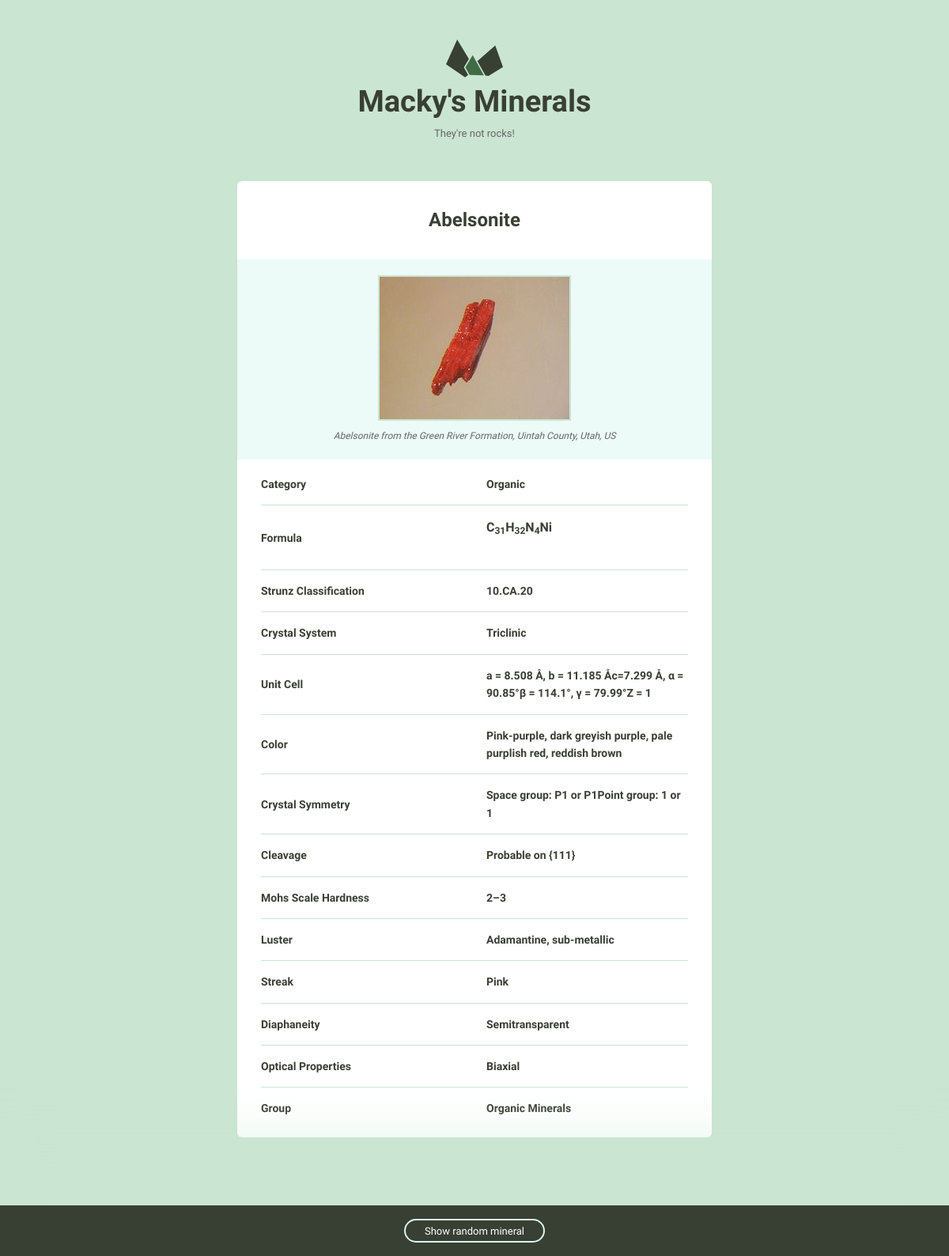
/minerals/1/, run on the app's committed database.
### minerals/models.py (models this page shows, shortened)
class Mineral(models.Model):
    name = models.CharField(max_length=255, null=True)
    image_filename = models.CharField(max_length=255, null=True)
    image_caption = models.CharField(max_length=255, null=True)
    category = models.CharField(max_length=255, null=True)
    formula = models.CharField(max_length=255, null=True)
    strunz_classification = models.CharField(max_length=255, null=True)
    crystal_system = models.CharField(max_length=255, null=True)
    unit_cell = models.CharField(max_length=255, null=True)
    color = models.CharField(max_length=255, null=True)
    crystal_symmetry = models.CharField(max_length=255, null=True)
    cleavage = models.CharField(max_length=255, null=True)
    mohs_scale_hardness = models.CharField(max_length=255, null=True)
    luster = models.CharField(max_length=255, null=True)
    streak = models.CharField(max_length=255, null=True)
    diaphaneity = models.CharField(max_length=255, null=True)
    optical_properties = models.CharField(max_length=255, null=True)
    refractive_index = models.CharField(max_length=255, null=True)
    crystal_habit = models.CharField(max_length=255, null=True)
    specific_gravity = models.CharField(max_length=255, null=True)
    group = models.CharField(max_length=255, null=True)
    def get_all_fields(self):
        fields = []
        excluded_fields = ('id', 'status', 'workshop', 'user', 'complete', 'name', 'image',
                           'image_filename', 'image_caption')
        for f in self._meta.fields:
            fname = f.name
            get_choice = 'get_' + fname + '_display'
            if hasattr(self, get_choice):
                value = getattr(self, get_choice)()
            else:
                try:
                    value = getattr(self, fname)
                except AttributeError:
                    value = None
            if f.editable and value and f.name not in excluded_fields:
                fields.append(
                    {
                        'label': f.verbose_name.title(),
                        'name': f.name,
                        'value': value,
                    }
                )
        return fields

### minerals/views.py (the view)
# urls.py: url(r'(?P<pk>\d+)/$', views.detail, name='detail'),
def detail(request, pk):
    mineral = get_object_or_404(Mineral, pk=pk)
    return render(request, 'minerals/detail.html', {'mineral':mineral})

### minerals/templatetags/mineral_extras.py (called while the page is built)
@register.inclusion_tag('minerals/logo_header.html')
def logo_header():
    return {}

@register.inclusion_tag('minerals/random_mineral.html')
def random_mineral():
    return { "mineral": random.choice(Mineral.objects.all())}

@register.filter('markdown_to_html')
def markdown_to_html(markdown_text):
    html_body = markdown2.markdown(markdown_text)
    return html_body

### minerals/templates/minerals/detail.html (shortened to what this page needs)
{% extends 'minerals/layout.html' %}
{% load static %}
{% load mineral_extras %}
{% block content %}
  <div class="bounds bounds--small">
{% logo_header %}
    <div class="grid-100 mineral__container">
      <h1 class="mineral__name">{{ mineral.name }}</h1>
      <div class="mineral__image-bg">
        <img class="mineral__image" src="{% static mineral.image_filename %}">
        <p class="mineral__caption">{{ mineral.image_caption }}</p  >
      </div>
      <div class="mineral__table-container">
        <table class="mineral__table">
        {% for field in mineral.get_all_fields %}
            {% if field.name == 'category' %}
                <tr>
                    <td class="mineral__category">{{ field.label }}</td>
                    <td class="mineral__category">{{ field.value  }}</td>
                </tr>
            {% elif field.name == 'formula' %}
                <tr>
                    <td class="mineral__category">{{ field.label }}</td>
                    <td class="mineral__category">{{ field.value | markdown_to_html | safe }}</td>
                </tr>
            {% else %}
                <tr>
                    <td class="mineral__category">{{ field.label }}</td>
                    <td class="mineral__category">{{ field.value }}</td>
                </tr>
            {% endif %}
        {% endfor %}
        </table>
      </div>
    </div>
  </div>
{% endblock %}

### minerals/templates/minerals/layout.html (shortened to what this page needs)
{% load static %}
{% load mineral_extras %}
<!DOCTYPE html>
<html lang="en">
<head>
    <link rel="stylesheet" href="{% static "css/global.css" %}">
</head>
<body>
    {% block content %}
     {% endblock %}
{% random_mineral %}
</body>
</html>

### minerals/templates/minerals/logo_header.html (shortened to what this page needs)
  <div class="grid-100">
      <a href="{% url "minerals:list" %}">
        <h1 class="logo__name text-centered">Macky's Minerals</h1>
      </a>
      <p class="logo__text text-centered">They're not rocks!</p>
  </div>

### minerals/templates/minerals/random_mineral.html
<div class="minerals__random">
    <a class="minerals__anchor" href="{% url "minerals:detail" pk=mineral.pk %}">Show random mineral</a>
</div>

### minerals/static/css/global.css (style rules this page uses)
html { font-family: sans-serif; -ms-text-size-adjust: 100%; -webkit-text-size-adjust: 100%; }
body { margin: 0; }
a { background-color: transparent; }
h1 { font-size: 2em; margin: 0.67em 0; }
sub { font-size: 75%; line-height: 0; position: relative; vertical-align: baseline; bottom: -0.25em; }
img { border: 0; }
svg:not(:root) { overflow: hidden; }
table { border-collapse: collapse; border-spacing: 0; }
td, th { padding: 0; }
html { font-size: 62.5%; }
body { background-color: #CAE5D2; font-size: 1.5em; line-height: 1.6; font-weight: 400; font-family: "Cousine"; color: #666; }
.bounds { max-width: 800px; margin: 0 auto; padding: 50px 0 150px; overflow: hidden; }
.bounds--small { max-width: 600px; padding: 50px 10px 150px; }
.grid, .grid-5, .grid-10, .grid-15, .grid-20, .grid-25, .grid-30, .grid-33, .grid-35, .grid-40, .grid-45, .grid-50, .grid-55, .grid-60, .grid-65, .grid-66, .grid-70, .grid-75, .grid-80, .grid-90, .grid-95, .grid-100 { float: left; box-sizing: border-box; position: relative; }
.grid-100 { width: 100%; padding: 0 15px; }
h1, h2, h3, h4, h5, h6 { margin-top: 0; margin-bottom: 2rem; font-weight: bold; font-family: "Work Sans", sans-serif; color: #384033; }
h1 { font-size: 3.8rem; }
@media (min-width: 550px) { h1 { font-size: 3.8rem; } }
p { margin-top: 0; font-size: 1.6rem; }
a { color: #689b98; text-decoration: none; -webkit-transition: color 0.2s; -moz-transition: color 0.2s; -ms-transition: color 0.2s; -o-transition: color 0.2s; transition: color 0.2s; }
th, td { padding: 15px; text-align: left; border-bottom: 1px solid #e1e1e1; }
th:first-child, td:first-child { padding-left: 0; }
th:last-child, td:last-child { padding-right: 0; }
table, p, ul { margin-bottom: 2.5rem; }
.text-centered { text-align: center; }
.logo { display: block; fill: #384033; position: relative; margin: 0 auto; width: 72px; }
.logo__name { margin-bottom: 0; }
.logo__text { margin-bottom: 50px; font-size: 13px; }
.minerals__anchor { border: solid 2px #DCF5F2; border-radius: 100px; color: #384033; display: block; font-size: 13px; text-align: center; padding: 8px 0 7px 0; width: 100%; transition: background-color 200ms ease-in-out, font-weight 200ms ease-in-out, color 200ms ease-in-out; }
.minerals__random { background-color: #384033; box-shadow: 0 0 100px 50px #CAE5D2; color: #fff; padding: 20px 0 20px 0; position: fixed; bottom: 0; text-align: center; width: 100%; }
.minerals__random .minerals__anchor { display: inline; color: #fff; padding: 6px 24px 5px 24px; }
.mineral__container { background-color: #fff; border-radius: 6px; list-style: none; padding: 0; text-align: center; }
.mineral__name { display: block; width: 100%; margin: 0; font-size: 24px; padding: 30px 0 30px 0; }
.mineral__image { display: block; margin: 0 auto; border: solid 2px #CAE5D2; }
.mineral__image-bg { background-color: #ecfaf8; padding: 20px 0; }
.mineral__caption { font-size: 12px; font-style: italic; padding: 10px 0 0 0; margin: 0; }
.mineral__table { font-size: 14px; color: #384033; }
.mineral__table td { border-color: #CAE5D2; }
.mineral__table tr:last-of-type td { border-bottom: none; padding-bottom: 0; }
.mineral__table-container { padding: 5px 30px 0; }
.mineral__category { font-weight: bold; width: 40%; }

### data on the page
Mineral: name "Abelsonite", image_filename (picture), image_caption "Abelsonite from the Green River Formation, Uintah County, Utah, US", value "Organic", value "C 31 H 32 N 4 Ni", value "10.CA.20" "Triclinic" "a = 8.508 Å, b = 11.185 Åc=7.299 Å, α = 90.85°β = 114.1°, γ = 79.99°Z = 1" "Pink-purple, dark greyish purple, pale purplish red, reddish brown" "Space group: P1 or P1Point group: 1 or 1" "Probable on {111}" "2–3" "Adamantine, sub-metallic" "Pink" "Semitransparent" "Biaxial" "Organic Minerals"

### other printed values
{{ field.label }} "Category"
{{ field.label }} "Formula"
{{ field.label }} "Strunz Classification" "Crystal System" "Unit Cell" "Color" "Crystal Symmetry" "Cleavage" "Mohs Scale Hardness" "Luster" "Streak" "Diaphaneity" "Optical Properties" "Group"
